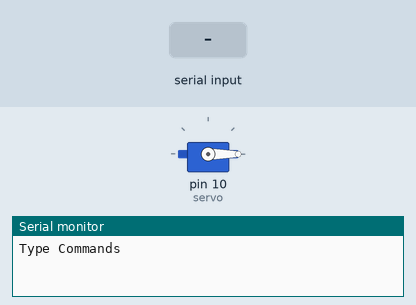
Bench run of a sketch on a simulated Arduino Uno, built with avr-gcc and run on an emulated ATmega328P. On the bench: servo, the last lines printed to the serial monitor. The inputs (shaded band) are chosen by the test bench.

Above: at 1.2 s.
1.3 s: "9" received over Serial
At 2.4 s:
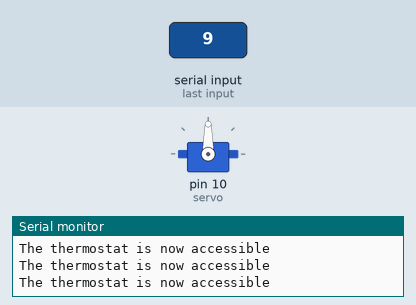
2.8 s: "1" received over Serial
At 3.1 s:
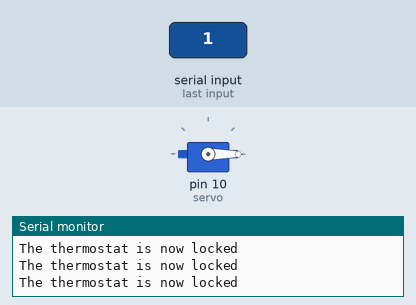
Timing chart, 0 to 5.8 s (numbered marks = the images above; inputs shaded):
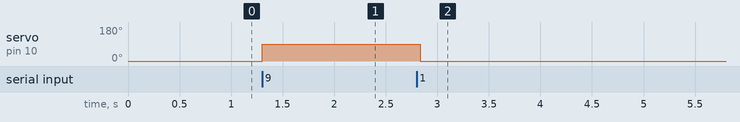

Measured:
- after the input at 1.3 s, servo on pin 10 (servo): 0° → 90° at once
- after the input at 2.8 s, servo on pin 10 (servo): 90° → 0° at once

The sketch:

Thermostat_Lock.ino
```cpp
//A thermostat lock to keep people from changing the temperature in my room

#include <Keypad.h>
#include <Servo.h>
#include <SoftwareSerial.h>

const byte rows = 4; //byte stores number of rows
const byte cols = 4; //byte stores number of columns

Servo servo;

char code;

char keys[rows][cols] = {     // the list of buttons
  {'1','2','3','A'},
  {'4','5','6','B'},
  {'7','8','9','C'},
  {'*','0','#','D'}
};

byte rowPins[rows] = {9, 8, 7, 6};   //the four pins for rows
byte colPins[cols] = {5, 4, 3, 2};  //the four pins for columns
Keypad keypad = Keypad(makeKeymap(keys), rowPins, colPins, rows, cols);

void setup() {
  servo.attach(10);
  servo.write(0);
  keypad.addEventListener(keypadEvent);
  keypad.setHoldTime(5000);
  Serial.begin(9600);
  Serial.println("Type Commands");
}

void loop() {
   char key = keypad.getKey();

   if (Serial.available()) {
     code = Serial.read();
   }
   if (code == '9') {
     access();
     Serial.println("The thermostat is now accessible");
   } if (code == '1') {
     lock();
     Serial.println("The thermostat is now locked");
   }
   delay(10);
}

void keypadEvent(KeypadEvent key) {
  switch(keypad.getState()) {
    case HOLD:
      if (key == '9') {
        access();
       }
    case PRESSED:
      if (key == '#') {  //code to close shutter
        lock();
      }
  }
}

void lock() {
  servo.write(0); //for locking the shutter
}

void access() {
  servo.write(90); //to open the shutter
}
```
